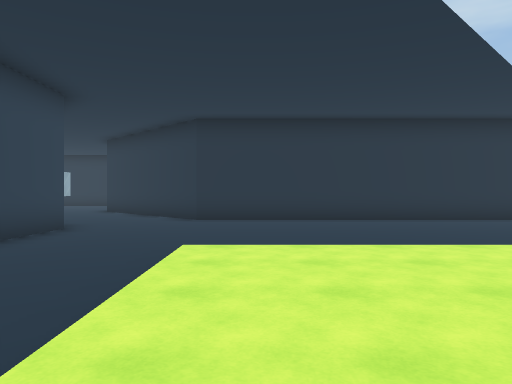
[1] (above)

21 first-person views from a walk through a Unity game level. The camera is 1.3 m above the floor, looks level and sees 70° across. The floor is counted in squares, 1.8 m on a side. Each view is taken from the middle of a square. On the plan, view 1 faces up. The plan holds only what a view shows up to about 11 squares ahead; the rest is blank. The place goes on beyond the plan. The player is left out.

[2]
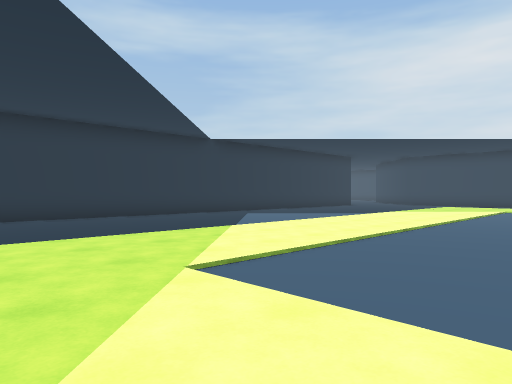

[3]
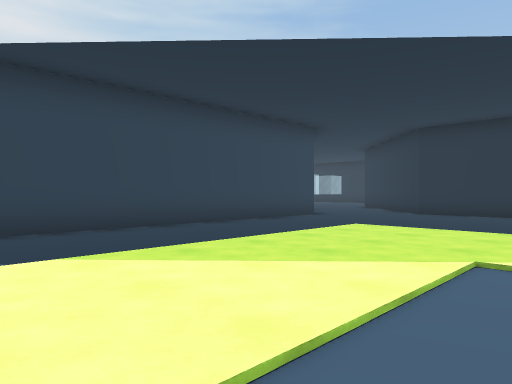

[4]
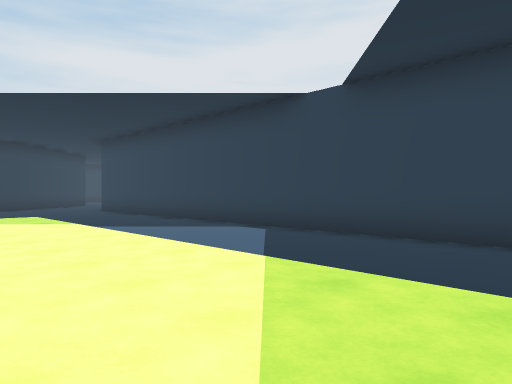

[5]
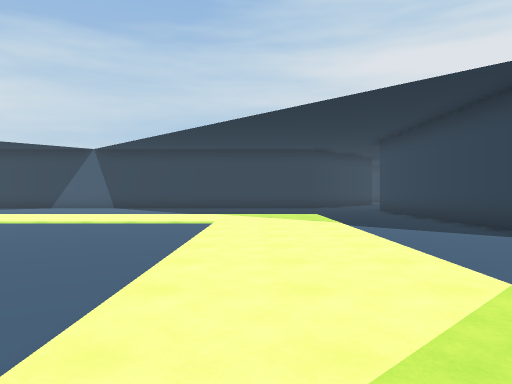

[6]
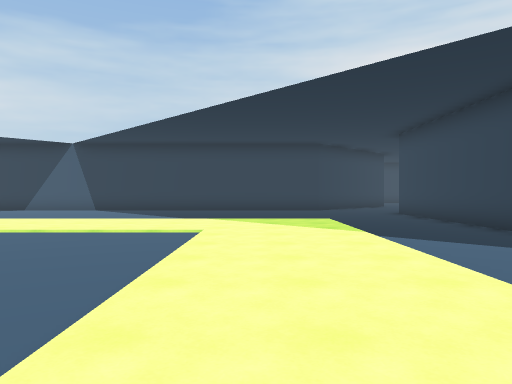

[7]
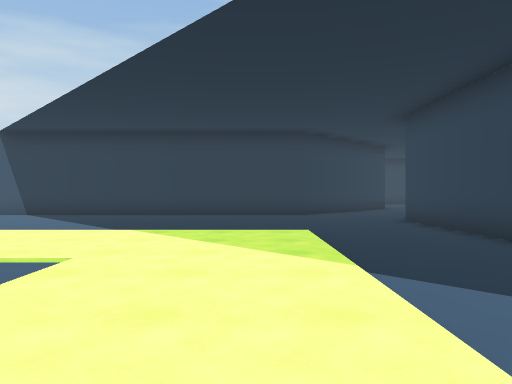

[8]
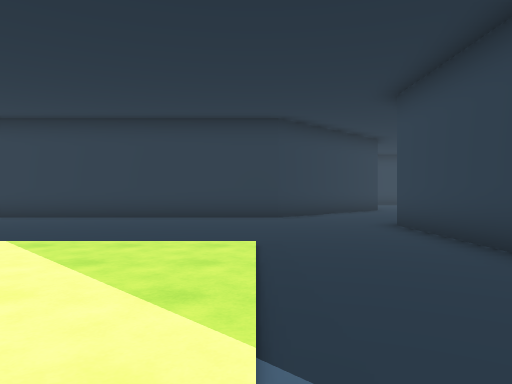

[9]
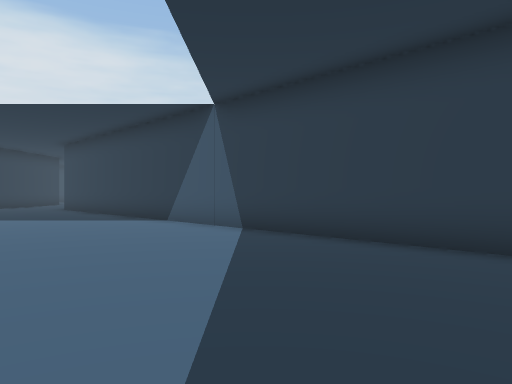

[10]
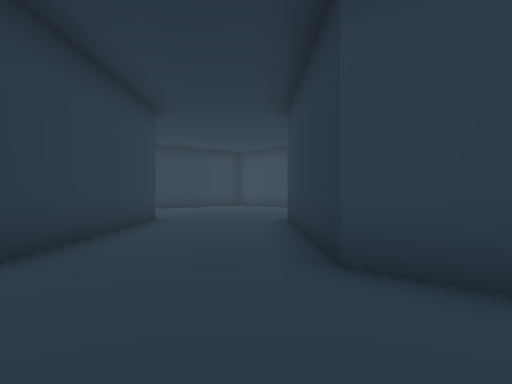

[11]
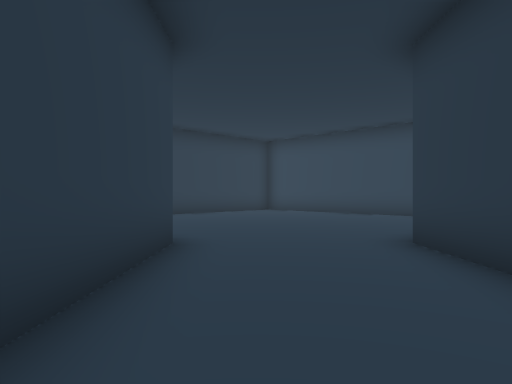

[12]
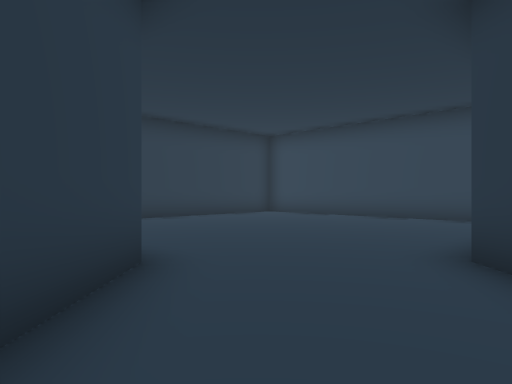

[13]
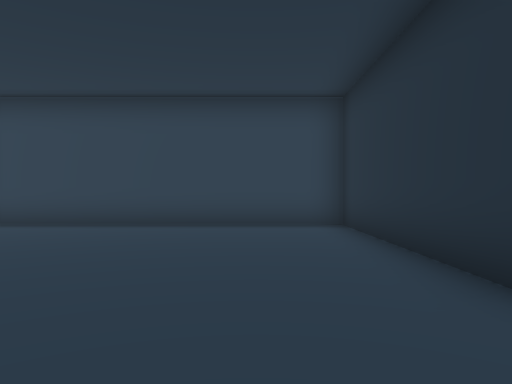

[14]
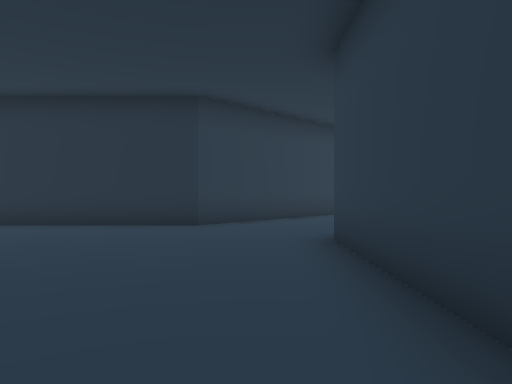

[15]
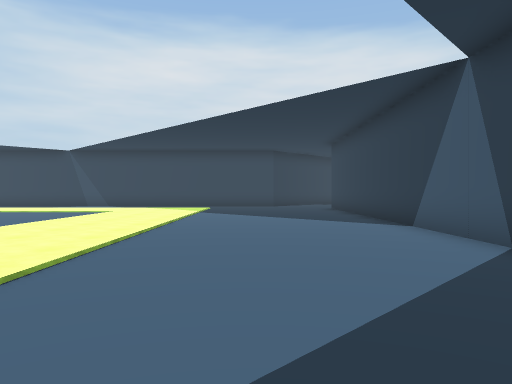

[16]
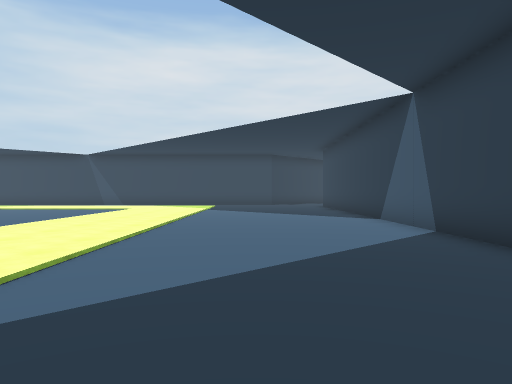

[17]
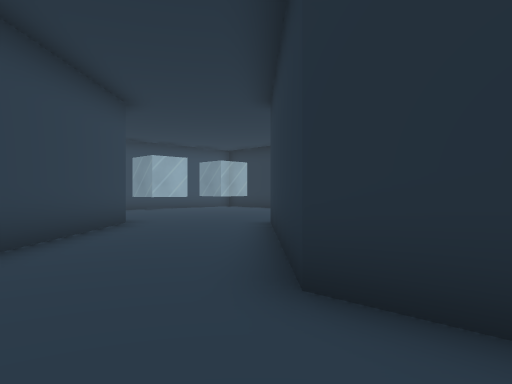

[18]
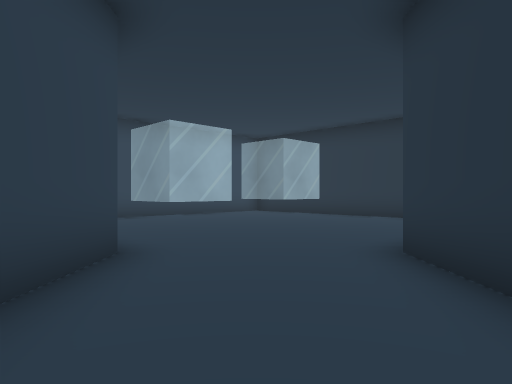

[19]
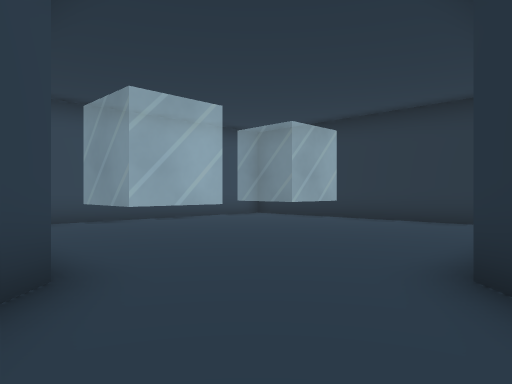

[20]
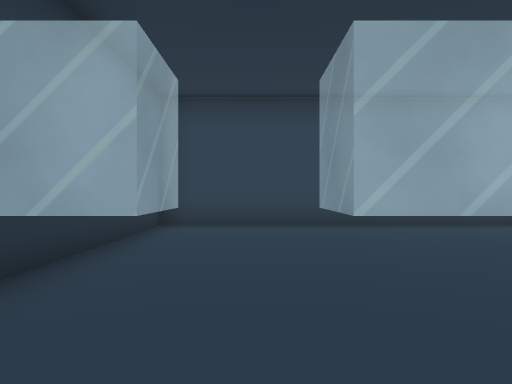

[21]
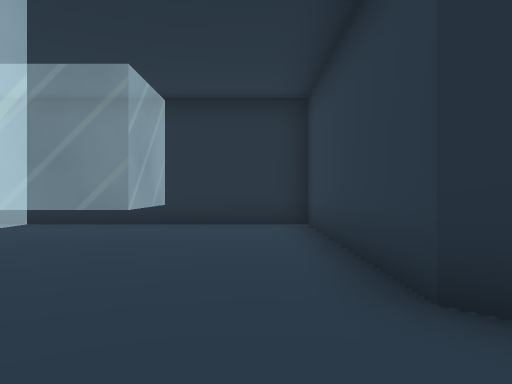

### Floor plan
Points are (right, up) in squares from view 1. A wall is a line through its corners. A room is listed if a view was taken in it or the views show most of it. See-through windows are left out.
Room 1 (views 1, 2, 3, 4, 5, 6, 7, 8, 9, 10, 15, 16, 17, 18, 19, 20, 21)
walls: (7.1, 10.1) (-1.6, 10.1) (-5.8, 14.3) (-5.8, 20.1) (-12.8, 20.1); (-4, 7.8) (-4, -12.9); (-1.6, -15.3) (14, -15.3); (-8.3, 12) (-5.2, 8.9); (-14, 19.6) (-14, 11.9) (-8.9, 11.9)
ways out: opening at (-3, -14.7) to room 2
Room 2 (views 11, 12, 13, 14)
walls: (-5.8, -23.4) (-5.8, -19.5) (-1.6, -15.3); (-4, -12.9) (-8.2, -17.1) (-14, -17.1) (-14, -24.6)
ways out: opening at (-3, -14.7) to room 1

Positions as (right, up) in squares from view 1, and headings:
1: (0, 0), facing up
2: (0, -1), facing up-right
3: (3, -2), facing up-left
4: (2, 2), facing down-left
5: (1, 2), facing down
6: (1, 0), facing down
7: (0, -3), facing down
8: (-1, -5), facing down
9: (2, -10), facing down-right
10: (-1, -11), facing down-left
11: (-3, -15), facing down-left
12: (-4, -16), facing down-left
13: (-6, -19), facing left
14: (-7, -25), facing up
15: (3, -12), facing right
16: (1, -12), facing right
17: (0, 8), facing up-left
18: (-4, 10), facing up-left
19: (-5, 11), facing up-left
20: (-6, 14), facing left
21: (-7, 12), facing up
